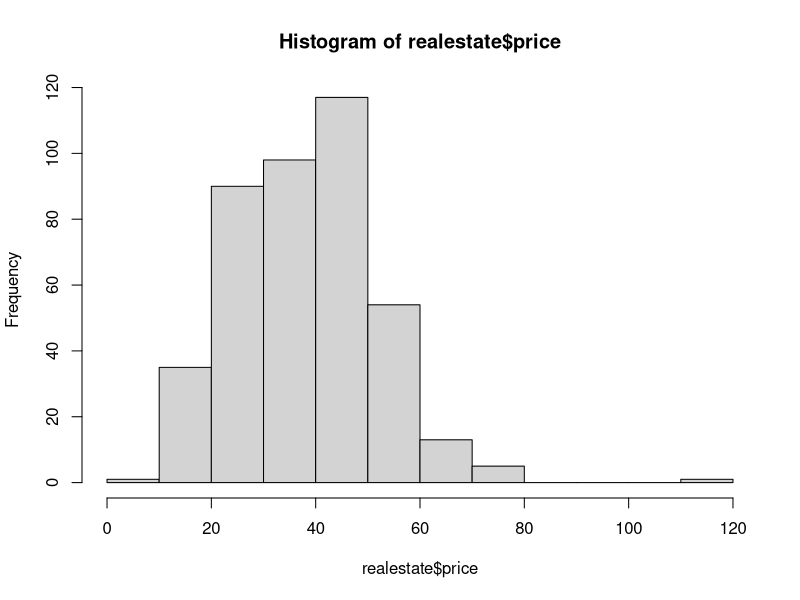
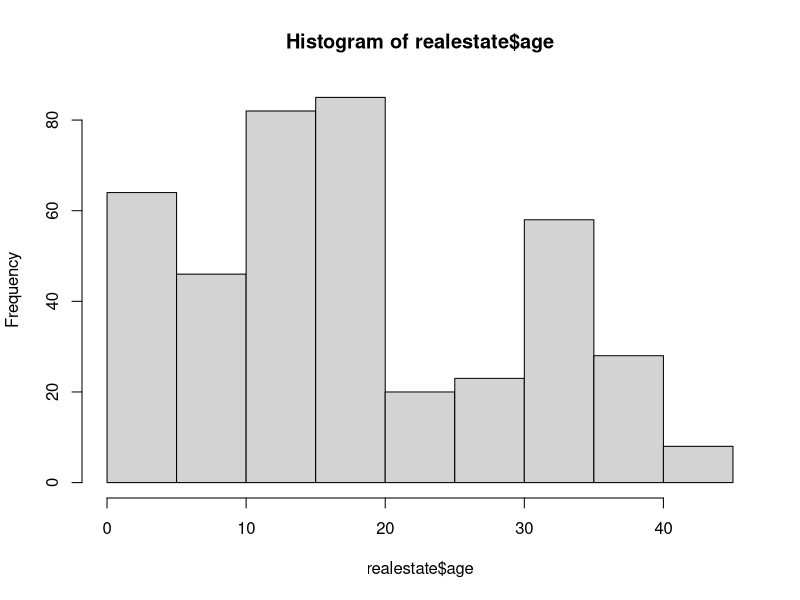
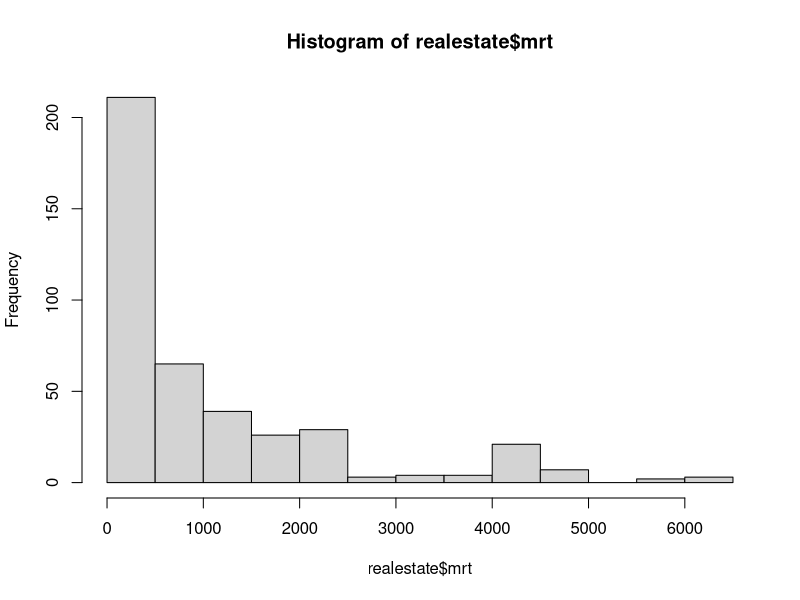
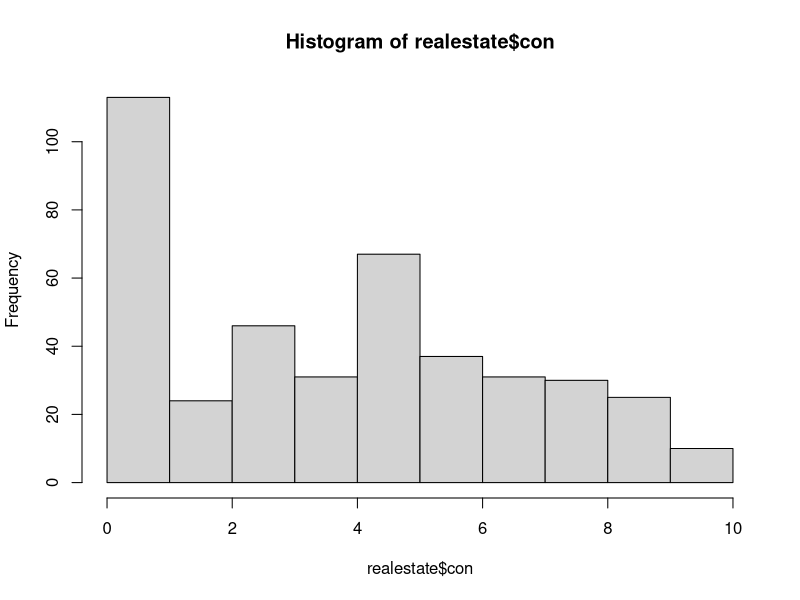
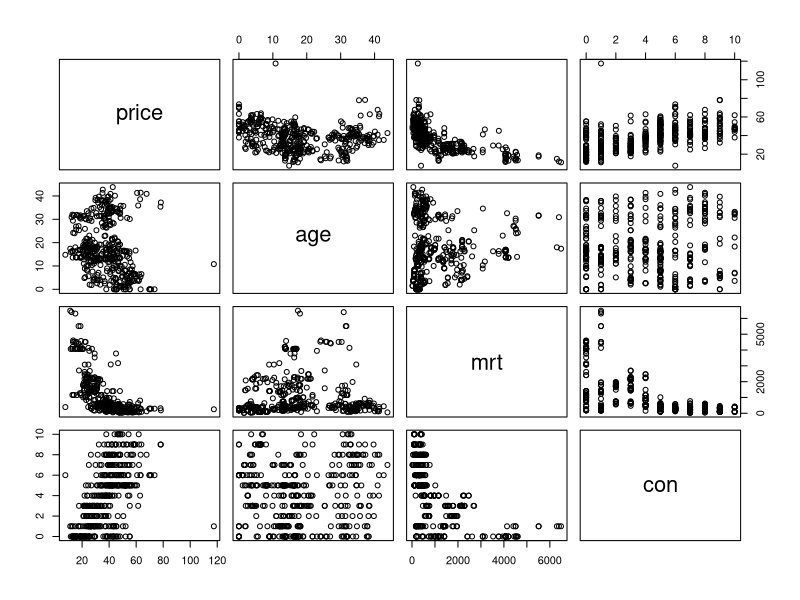
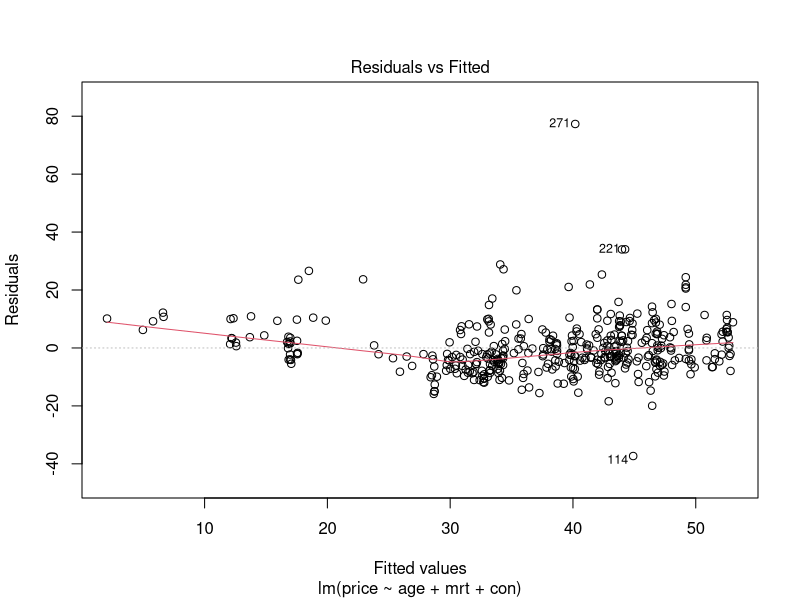
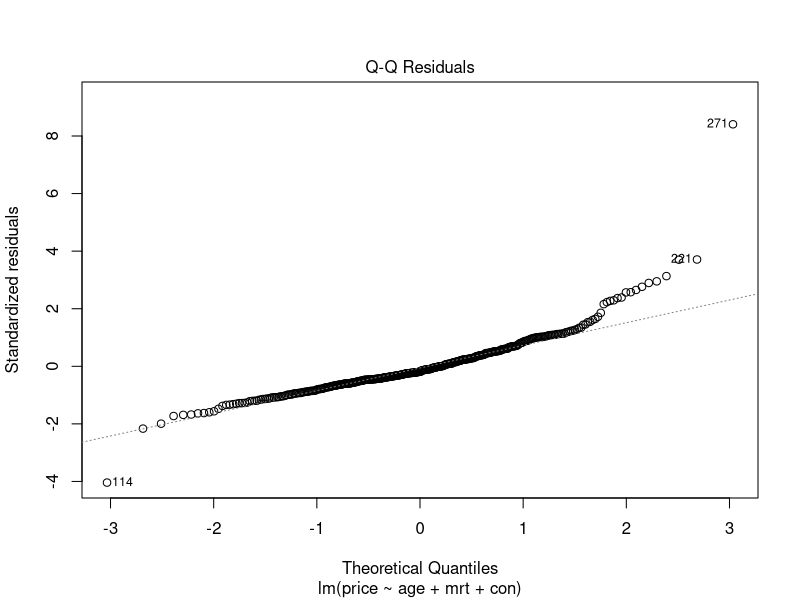
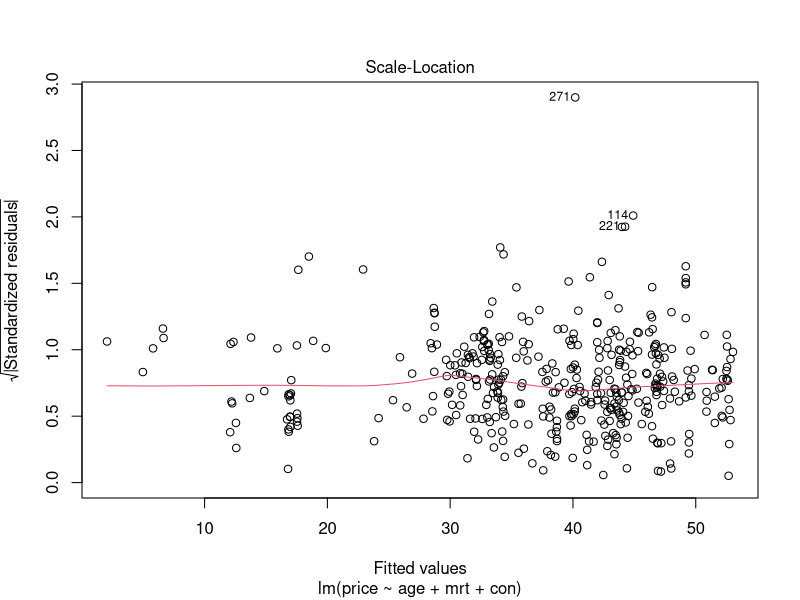

Write R code to recreate these figures, in order.
## ---- chunk 1
knitr::opts_chunk$set(echo = TRUE)
## ---- chunk 2
realestate <- read.csv("realestate.csv")
re_description <- read.csv("realestate description.csv")
## ---- chunk 3
re_description
## ---- chunk 4
hist(realestate$price)
hist(realestate$age)
hist(realestate$mrt)
hist(realestate$con)
## ---- chunk 5
pairs(realestate[,c(3,4,5,6)])
## ---- chunk 6
fit<-lm(price~age+mrt+con,data=realestate)
summary(fit)
## ---- chunk 7
plot(fit)
